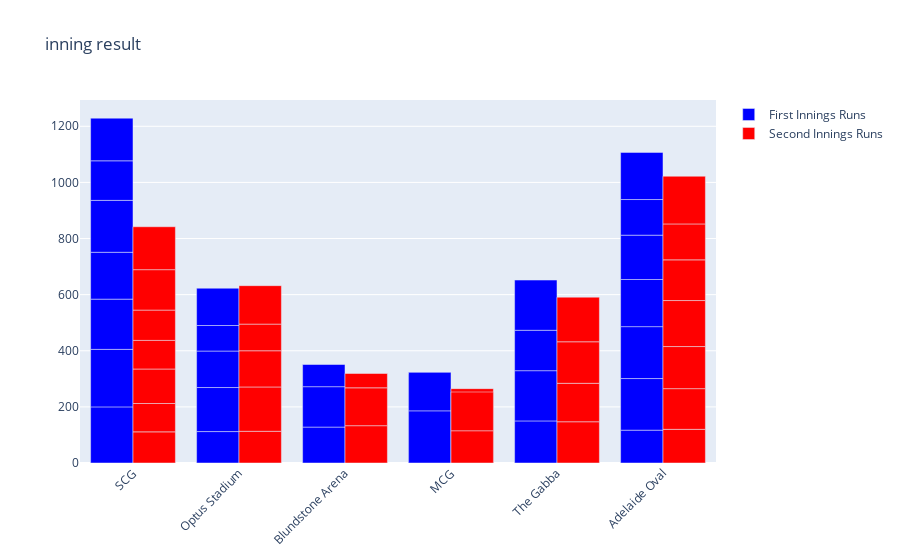

The cell this chart's notebook holds for it:
### Code cell
#according to this mnunber of matches won is most by the engloand 
# displaying it in the form, of thr graph representation  

fig = go.Figure()
fig.add_trace(go.Bar(
    x=data["venue"],
    y=data["first innings score"],
    name='First Innings Runs',
    marker_color='blue'
))
fig.add_trace(go.Bar(
    x=data["venue"],
    y=data["second innings score"],
    name='Second Innings Runs',
    marker_color='red'
))
fig.update_layout(barmode='group', 
                  xaxis_tickangle=-45,
                  title = "inning result")
fig.show()

### Figure 1 — Plotly figure (JSON) as saved in the notebook; plotly's stock layout.template omitted (floating-point values rounded to 4 significant figures)
{"data": [{"marker": {"color": "blue"}, "name": "First Innings Runs", "type": "bar", "x": ["SCG", "Optus Stadium", "Blundstone Arena", "MCG", "Blundstone Arena", "Blundstone Arena", "Optus Stadium", "MCG", "MCG", "SCG", "SCG", "Optus Stadium", "MCG", "MCG", "SCG", "The Gabba", "Optus Stadium", "Optus Stadium", "The Gabba", "The Gabba", "The Gabba", "Adelaide Oval", "Adelaide Oval", "SCG", "Adelaide Oval", "Adelaide Oval", "SCG", "Adelaide Oval", "Adelaide Oval", "MCG", "SCG", "Adelaide Oval", "MCG"], "y": [200, 112, 128, 159, 144, 79, 157, 157, null, 205, 179, 130, null, null, 167, 150, 91, 133, 179, 144, 179, 117, 184, 185, 185, 168, 141, 158, 127, 186, 152, 168, 137]}, {"marker": {"color": "red"}, "name": "Second Innings Runs", "type": "bar", "x": ["SCG", "Optus Stadium", "Blundstone Arena", "MCG", "Blundstone Arena", "Blundstone Arena", "Optus Stadium", "MCG", "MCG", "SCG", "SCG", "Optus Stadium", "MCG", "MCG", "SCG", "The Gabba", "Optus Stadium", "Optus Stadium", "The Gabba", "The Gabba", "The Gabba", "Adelaide Oval", "Adelaide Oval", "SCG", "Adelaide Oval", "Adelaide Oval", "SCG", "Adelaide Oval", "Adelaide Oval", "MCG", "SCG", "Adelaide Oval", "MCG"], "y": [111, 113, 133, 160, 135, 51, 158, 105, null, 101, 123, 129, null, null, 102, 147, 95, 137, 137, 148, 159, 120, 145, 108, 150, 164, 144, 145, 128, 115, 153, 170, 138]}], "layout": {"barmode": "group", "title": {"text": "inning result"}, "xaxis": {"tickangle": -45}}}
